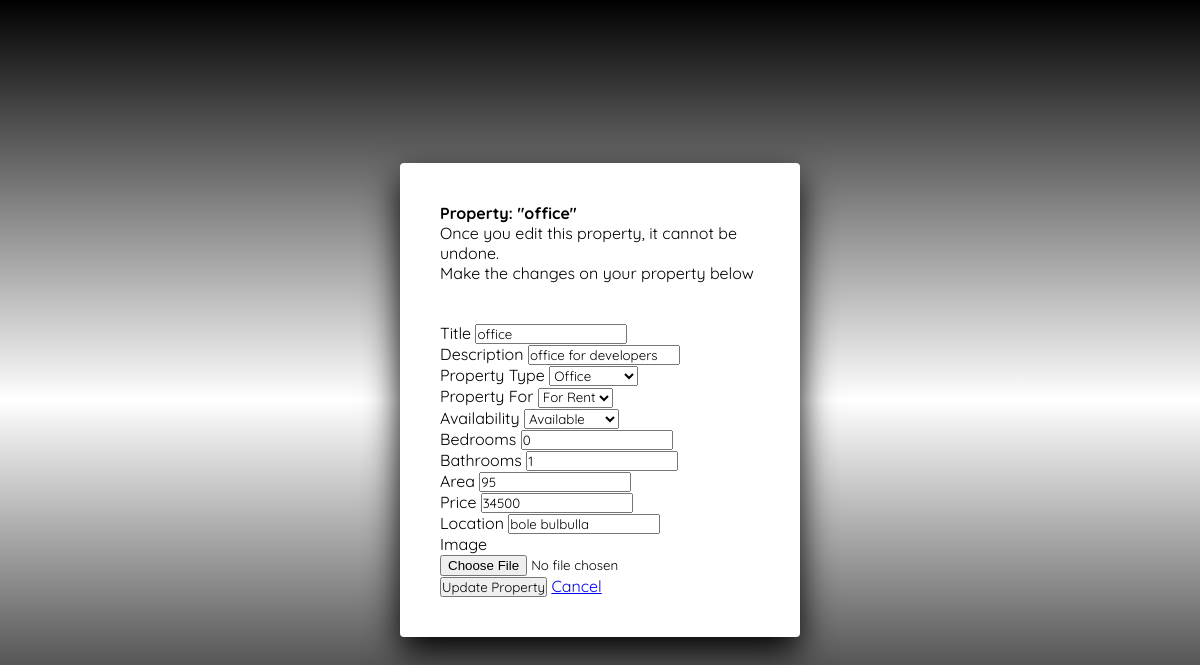
Page /property-list/edit/6/ (signed in) on the committed database.
### main/models.py (models this page shows, shortened)
class Property(models.Model):
    user = models.ForeignKey(User, on_delete=models.CASCADE)
    title = models.CharField(max_length=122)
    description = models.TextField()
    PROPERTY_TYPES = [('villa', 'Villa'), ('apartment', 'Apartment'), ('office', 'Office')]
    PROPERTY_FOR = [('sale', 'Sale'), ('rent', 'Rent')]
    AVAILABILITY_CHOICES = [
        ('available', 'Available'),
        ('rented', 'Rented'),
        ('unavailable', 'Unavailable'),
        ('sold', 'Sold')
    ]
    property_type = models.CharField(max_length=122, choices=PROPERTY_TYPES, default='villa')
    property_for = models.CharField(max_length=122, choices=PROPERTY_FOR, default='sale')
    available = models.CharField(max_length=122, choices=AVAILABILITY_CHOICES, default='available')
    image = models.ImageField(upload_to='property_images', default='static/website/img/logo.jpg')
    bedrooms = models.IntegerField(default=0)
    bathrooms = models.IntegerField(default=0)
    price = models.IntegerField(default=0)
    area = models.IntegerField(default=0)
    location = models.CharField(max_length=122)

### main/views.py (the view)
# urls.py: path('property-list/edit/<int:property_id>/', views.edit_property, name='edit_property'),
@login_required(login_url='login')
def edit_property(request, property_id):
    property_obj = get_object_or_404(Property, id=property_id, user=request.user)
    if request.method == 'POST':
        form = PropertyForm(request.POST, request.FILES, instance=property_obj)
        if form.is_valid():
            updated_property = form.save(commit=False)
            updated_property.available = request.POST.get('available')
            form.save()
            return redirect('property-list')
        else:
            print(form.errors)  # Print errors to the console for debugging
    else:
        form = PropertyForm(instance=property_obj)
    return render(request, 'edit_property.html', {'form': form, 'property': property_obj})

### main/models.py
class PropertyForm(forms.ModelForm):
    class Meta:
        model = Property
        fields = ['title', 'description', 'property_type', 'property_for', 'image', 'bedrooms', 'bathrooms', 'price', 'area', 'location']

### main/templates/edit_property.html (shortened to what this page needs)
{% load static %}
<!DOCTYPE html>
<html lang="en">
<head>
    <link rel="stylesheet" href="{% static 'website/css/style1.css' %}">
</head>
<body>
<section>
<div class="signin">
 <div class="content">
    <div>
    <h4>Property: "{{ property.title }}"</h4>
    <p>Once you edit this property, it cannot be undone.</p>
    <p>Make the changes on your property below</p>
</div>
<form method="post" action="" enctype="multipart/form-data">
    <div class="inputBox">
        <label for="title">Title</label>
        <input type="text" name="title" id="title" value="{{ property.title }}" required>
    </div>
    <div class="inputBox">
        <label for="description">Description</label>
        <input type="text" name="description" id="description" value="{{ property.description }}" required>
    </div>
    <div class="inputBox">
        <label for="property_type">Property Type</label>
        <select name="property_type" id="property_type" required>
            <option value="office" {% if property.property_type == 'office' %}selected{% endif %}>Office</option>
        </select>
    </div>
    <div class="inputBox">
        <label for="property_for">Property For</label>
        <select name="property_for" id="property_for" required>
            <option value="rent" {% if property.property_for == 'rent' %}selected{% endif %}>For Rent</option>
        </select>
    </div>
    <div class="inputBox">
        <label for="available">Availability</label>
        <select name="available" id="available" required>
            <option value="available" {% if property.available == 'available' %}selected{% endif %}>Available</option>
        </select>
    <div class="inputBox">
        <label for="bedrooms">Bedrooms</label>
        <input type="number" name="bedrooms" id="bedrooms" value="{{ property.bedrooms }}" required>
    </div>
    <div class="inputBox">
        <label for="bathrooms">Bathrooms</label>
        <input type="number" name="bathrooms" id="bathrooms" value="{{ property.bathrooms }}" required>
    </div>
    <div class="inputBox">
        <label for="area">Area</label>
        <input type="number" name="area" id="area" value="{{ property.area }}" required>
    </div>
    <div class="inputBox">
        <label for="price">Price</label>
        <input type="number" name="price" id="price" value="{{ property.price }}" required>
    </div>
    <div class="inputBox">
        <label for="location">Location</label>
        <input type="text" name="location" id="location" value="{{ property.location }}" required>
    </div>
    <div class="inputBox">
        <label for="image">Image</label>
        <input type="file" name="image" id="image">
    </div>
    <button type="submit" class="btn btn-primary">Update Property</button>
    <a href="{% url 'property-list' %}" class="btn btn-secondary">Cancel</a>
</form>
 </div>
</div>
</section>
</body>
</html>

### static/website/css/style1.css (style rules this page uses)
* { margin: 0; padding: 0; box-sizing: border-box; font-family: 'Quicksand', sans-serif; }
body { display: flex; justify-content: center; align-items: center; min-height: 100vh; background: white; }
section { position: absolute; width: 100vw; height: 100vh; display: flex; justify-content: center; align-items: center; gap: 2px; flex-wrap: wrap; overflow: hidden; }
section::before { content: ''; position: absolute; width: 100%; height: 100%; background: linear-gradient(#000,white,#000); }
section .signin { position: absolute; width: 400px; background: white; z-index: 1000; display: flex; justify-content: center; align-items: center; padding: 40px; border-radius: 4px; box-shadow: 0 15px 35px rgba(0,0,0,9); }
section .signin .content { position: relative; width: 100%; display: flex; justify-content: center; align-items: center; flex-direction: column; gap: 40px; }

### rows in the picture
Property: title "office", description "office for developers", property_type "Office", property_for "For Rent", available "Available", bedrooms "0", bathrooms "1", area "95", price "34500", location "bole bulbulla"
